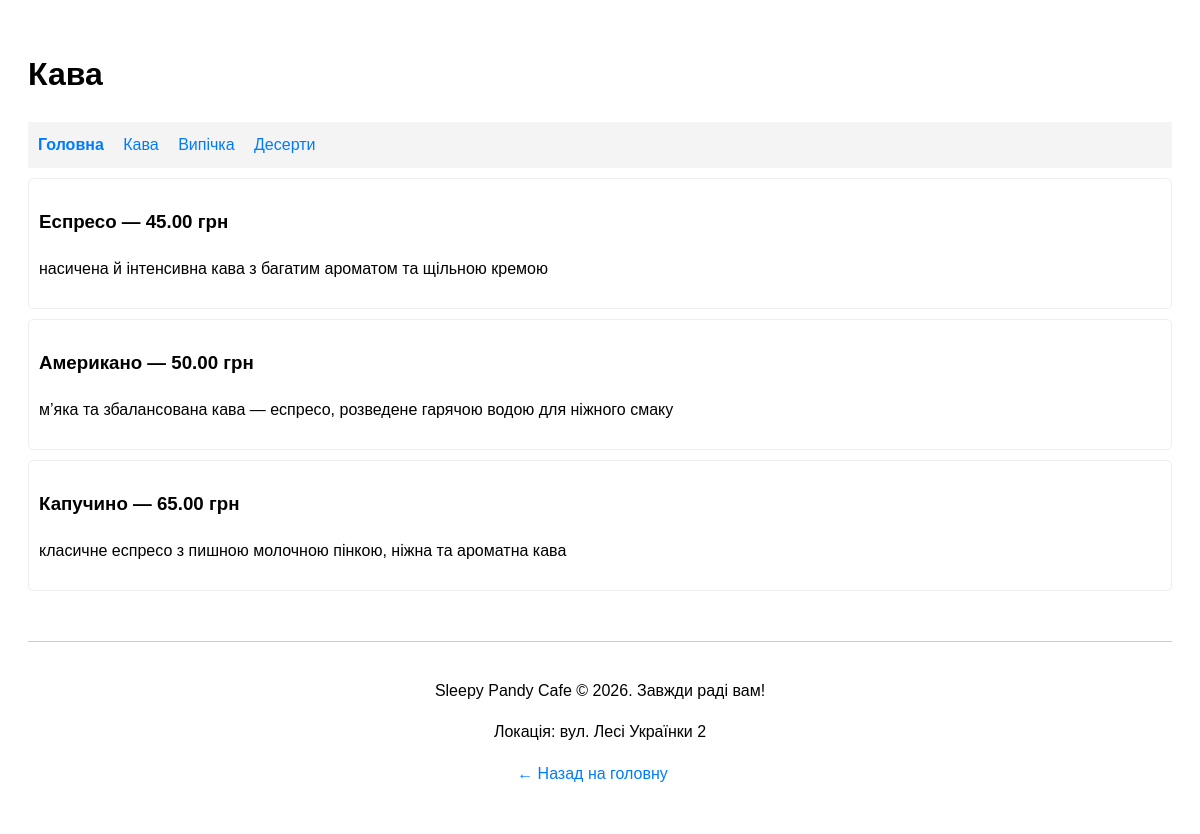
Page /category/1/ on the committed database.
### main_app/models.py (models this page shows, shortened)
class Category(models.Model):
    name = models.CharField(max_length=100, verbose_name="Назва категорії")
    created_at = models.DateTimeField(auto_now_add=True)
    updated_at = models.DateTimeField(auto_now=True)

class MenuItem(models.Model):
    name = models.CharField(max_length=100, verbose_name="Назва страви")
    description = models.TextField(verbose_name="Опис")
    price = models.DecimalField(max_digits=6, decimal_places=2, verbose_name="Ціна")
    category = models.ForeignKey(Category, on_delete=models.CASCADE, related_name='items')
    created_at = models.DateTimeField(auto_now_add=True)
    updated_at = models.DateTimeField(auto_now=True)

### main_app/views.py (the view)
# urls.py: path('category/<int:cat_id>/', views.category_items, name='category_page'),
def category_items(request, cat_id):
    category = Category.objects.get(id=cat_id)
    context = {
        'title': category.name,
        'categories': Category.objects.all(),
        'items': MenuItem.objects.filter(category=category),
        'page_type': 'category'
    }
    return render(request, 'main_app/index.html', context)

### main_app/templates/main_app/index.html (shortened to what this page needs)
<!DOCTYPE html>
<html lang="uk">
<head>
</head>
<body>
    <h1>{{ title }}</h1>
    <nav>
        <a href="{% url 'home' %}"><b>Головна</b></a>
        {% for cat in categories %}
            <a href="{% url 'category_page' cat.id %}">{{ cat.name }}</a>
        {% endfor %}
    </nav>
    <div class="content">
        {% for item in items %}
            <div class="item-card">
                <h3>{{ item.name }} — {{ item.price }} грн</h3>
                <p>{{ item.description }}</p>
            </div>
        {% empty %}
            <p>Тут поки порожньо.</p>
        {% endfor %}
    </div>
    <footer>
        <p>Sleepy Pandy Cafe © 2026. Завжди раді вам!</p>
        <p>Локація: вул. Лесі Українки 2</p>
        {% if page_type != 'home' %}
            <a href="{% url 'home' %}">← Назад на головну</a>
        {% endif %}
    </footer>
</body>
</html>

### main_app/templates/main_app/index.html (style rules this page uses)
body { font-family: sans-serif; line-height: 1.6; padding: 20px; }
nav { margin-top: 20px; padding: 10px; background: #f4f4f4; }
a { margin-right: 15px; text-decoration: none; color: #007bff; }
footer { margin-top: 50px; border-top: 1px solid #ccc; padding: 20px; text-align: center; }
.item-card { border: 1px solid #eee; padding: 10px; margin-top: 10px; border-radius: 5px; }

### rows in the picture
Category: name "Кава"
Category: name "Випічка"
Category: name "Десерти"
MenuItem: name "Еспресо", price "45.00", description "насичена й інтенсивна кава з багатим ароматом та щільною кремою"
MenuItem: name "Американо", price "50.00", description "м’яка та збалансована кава — еспресо, розведене гарячою водою для ніжного смаку"
MenuItem: name "Капучино", price "65.00", description "класичне еспресо з пишною молочною пінкою, ніжна та ароматна кава"
